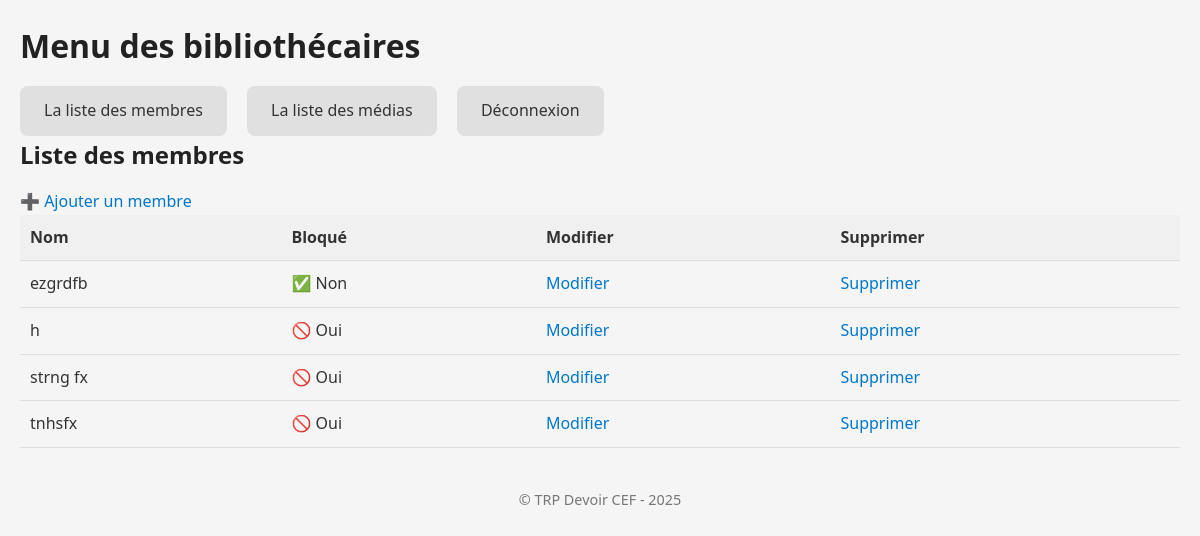
The page /membres/ on the database as committed earlier.
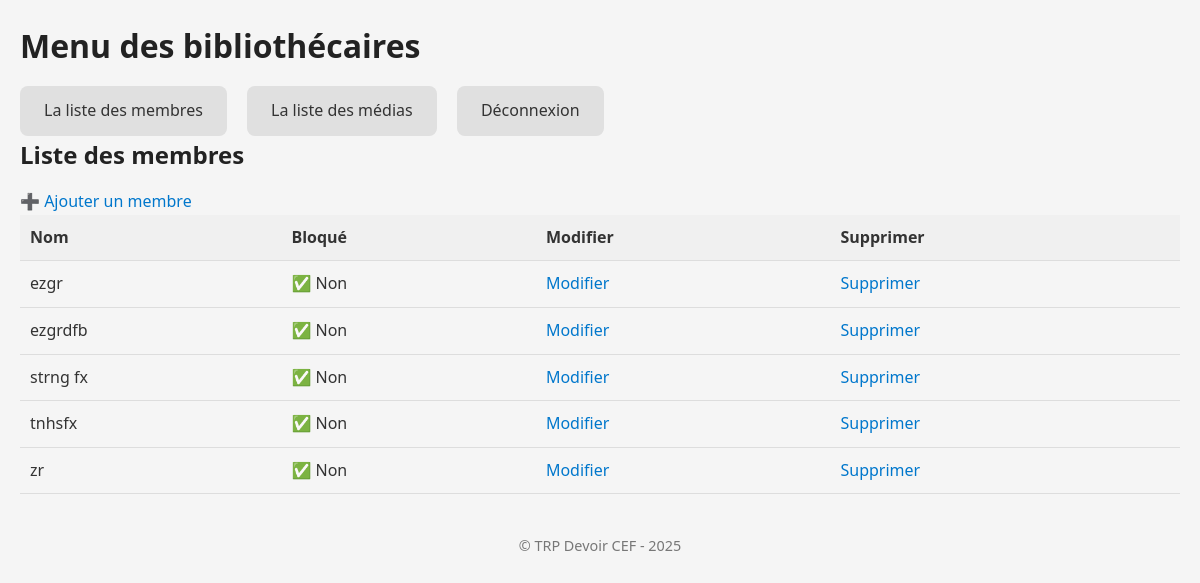
The same page on the database as committed later.
### bibliothecaire/models.py (models this page shows, shortened)
class Membre(models.Model):
    nom = models.CharField(max_length=100)
    nombre_emprunts = models.PositiveIntegerField(default=0)

### bibliothecaire/views.py (the view)
# urls.py: path('membres/', views.liste_membres, name='liste_membres'),
def liste_membres(request):
    membres = Membre.objects.all().order_by('nom')
    for m in membres:
        if hasattr(m, 'emprunteur'):
            emprunteur = m.emprunteur
            emprunteur.verifier_retard()
            m.nb_emprunts = len(emprunteur.medias)
            m.medias = []
            for media in emprunteur.medias:
                if hasattr(media, "auteur"):
                    media.type_media = "Livre"
                elif hasattr(media, "artiste"):
                    media.type_media = "CD"
                elif hasattr(media, "realisateur"):
                    media.type_media = "DVD"
                else:
                    media.type_media = "Inconnu"
                m.medias.append(media)
        else:
            m.nb_emprunts = 0
            m.medias = []
    return render(request, 'liste_membres.html', {'membres': membres})

### bibliothecaire/models.py (called while the page is built)
    def est_en_retard(self):
        if self.date_emprunt:
            return (date.today() - self.date_emprunt) >= timedelta(days=7)
        return False

    @property
    def medias(self):
        medias = []
        medias.extend(Livre.objects.filter(emprunteur=self))
        medias.extend(CD.objects.filter(emprunteur=self))
        medias.extend(DVD.objects.filter(emprunteur=self))
        return medias

    def verifier_retard(self):
        self.bloque = any(media.est_en_retard() for media in self.medias)
        self.save()
        return self.bloque

### bibliothecaire/templates/liste_membres.html (shortened to what this page needs)
{% extends "base.html" %}
{% block content %}
<h2>Liste des membres</h2>
<div>
    <a href="{% url 'bibliothecaire:creation_membre' %}">➕ Ajouter un membre</a>
</div>
<table>
    <tr>
        <th>Nom</th>
        <th>Bloqué</th>
        <th>Modifier</th>
        <th>Supprimer</th>
    </tr>
    {% for membre in membres %}
    <tr>
        <td>{{ membre.nom }}</td>
        <td>
            {% if membre.emprunteur and membre.emprunteur.bloque %}
                🚫 Oui
            {% else %}
                ✅ Non
            {% endif %}
        </td>
        <td><a href="{% url 'bibliothecaire:modifier_membre' membre.id %}">Modifier</a></td>
        <td><a href="{% url 'bibliothecaire:supprimer_membre' membre.id %}">Supprimer</a></td>
    </tr>
    {% empty %}
    <tr><td colspan="5">Aucun membre trouvé.</td></tr>
    {% endfor %}
</table>
{% endblock %}

Rows that differ between the two databases and show on the page:
removed Membre: nom "h", shows "🚫 Oui"
added Membre: nom "ezgr", shows "✅ Non"
computed for Membre "strng fx": text "🚫 Oui" → "✅ Non"
computed for Membre "tnhsfx": text "🚫 Oui" → "✅ Non"
added Membre: nom "zr", shows "✅ Non"
